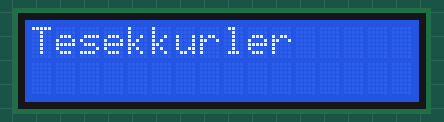
Bench run of a sketch on a simulated Arduino Uno, built with avr-gcc and run on an emulated ATmega328P. Parts: 16×2 character LCD.

Above: at 0.1 s.
At 1.6 s:
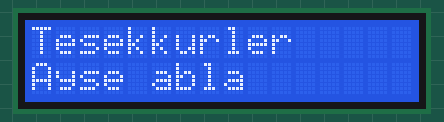

The sketch:

lcd_deneme.ino
```cpp
//Library version:1.1
#include <Wire.h>
#include <LiquidCrystal_I2C.h>
LiquidCrystal_I2C lcd(0x27, 16, 2); // set the LCD address to 0x27 for a 16 chars and 2 line display
void setup()
{
  lcd.init();                      // initialize the lcd
  // Print a message to the LCD.
  lcd.backlight();
}
void loop()
{
  lcd.setCursor(0, 0);
  lcd.print("Tesekkurler");
  delay(1500);
  lcd.setCursor(0, 1);
  lcd.print("Ayse abla");
  delay(1500);
  lcd.clear();


}
```

Measured:
- what the display in image 1 shows lasts 1.5 s, from 1.6 s to 3.1 s
